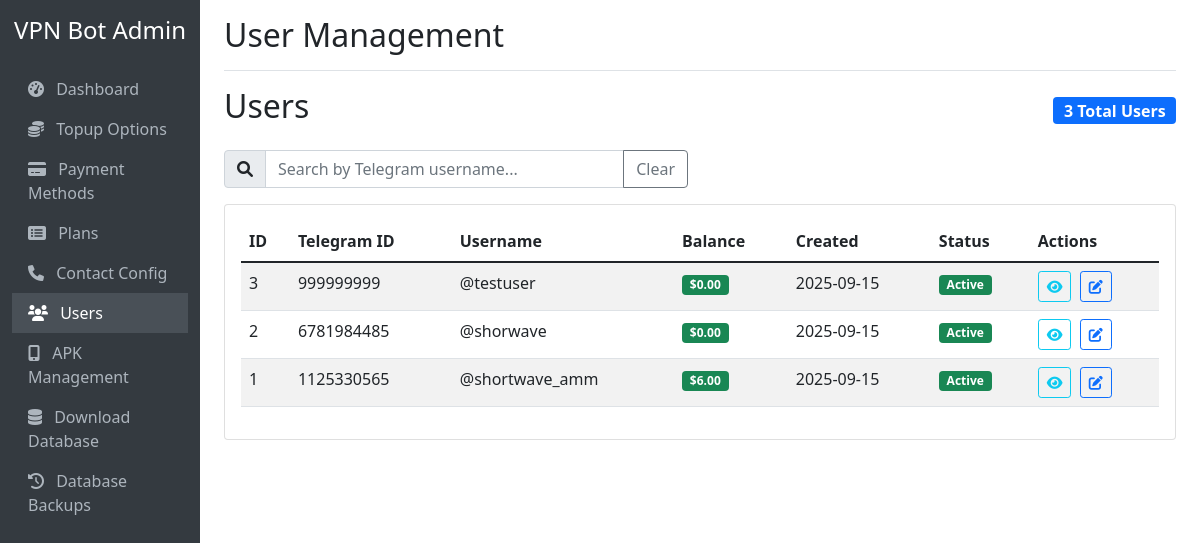
/users, run on an earlier commit of the app's database.
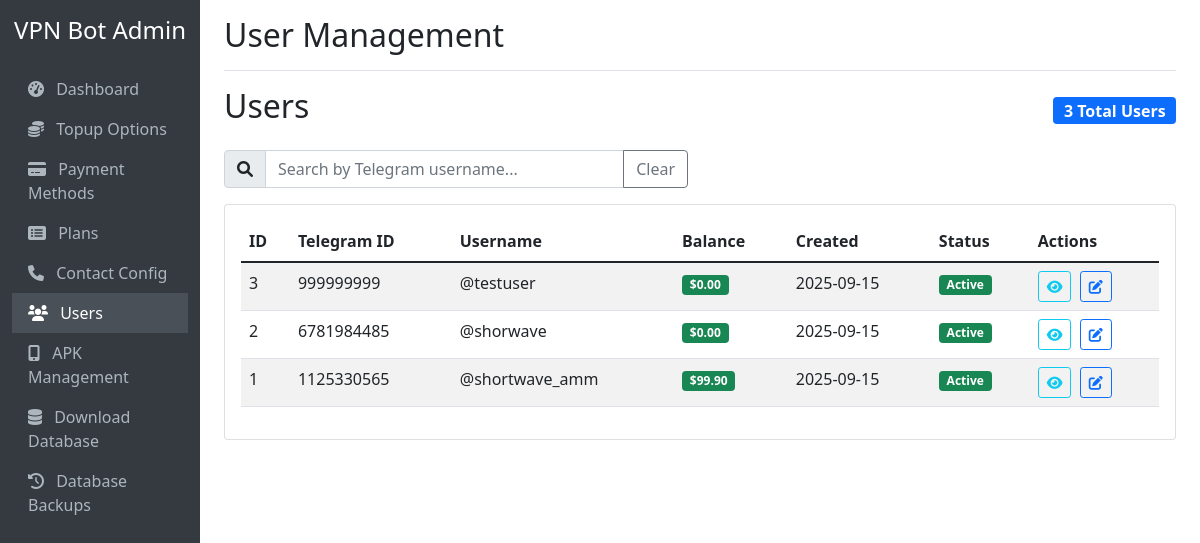
And on a later commit of the database.
### tables this page shows
CREATE TABLE users (
            id INTEGER PRIMARY KEY AUTOINCREMENT,
            telegram_id INTEGER UNIQUE NOT NULL,
            username TEXT,
            first_name TEXT,
            last_name TEXT,
            balance REAL DEFAULT 0.0,
            created_at TIMESTAMP DEFAULT CURRENT_TIMESTAMP,
            updated_at TIMESTAMP DEFAULT CURRENT_TIMESTAMP
        );

### web_admin.py (the view)
@app.route('/users')
def user_management():
    conn = get_db_connection()
    users = conn.execute('SELECT * FROM users ORDER BY created_at DESC').fetchall()
    conn.close()
    return render_template('user_management.html', users=users)

### web_admin.py (called while the page is built)
def get_db_connection():
    conn = sqlite3.connect(DB_FILE)
    conn.row_factory = sqlite3.Row
    return conn

### templates/user_management.html (shortened to what this page needs)
{% extends "base.html" %}
{% block page_title %}User Management{% endblock %}
{% block content %}
<div class="d-flex justify-content-between align-items-center mb-3">
    <h2>Users</h2>
    <span class="badge bg-primary fs-6" id="userCount">{{ users|length }} Total Users</span>
</div>
<div class="row mb-3">
    <div class="col-md-6">
        <div class="input-group">
            <span class="input-group-text"><i class="fas fa-search"></i></span>
            <input type="text" class="form-control" id="userSearch" placeholder="Search by Telegram username...">
            <button class="btn btn-outline-secondary" type="button" id="clearSearch">Clear</button>
        </div>
    </div>
</div>
<div class="card">
    <div class="card-body">
        {% if users %}
            <div class="table-responsive">
                <table class="table table-striped">
                    <thead>
                        <tr>
                            <th>ID</th>
                            <th>Telegram ID</th>
                            <th>Username</th>
                            <th>Balance</th>
                            <th>Created</th>
                            <th>Status</th>
                            <th>Actions</th>
                        </tr>
                    </thead>
                    <tbody id="userTableBody">
                        {% for user in users %}
                        <tr>
                            <td>{{ user.id }}</td>
                            <td>{{ user.telegram_id }}</td>
                            <td>
                                {% if user.username %}
                                    @{{ user.username }}
                                {% else %}
                                    <span class="text-muted">-</span>
                                {% endif %}
                            </td>
                            <td>
                                <span class="badge bg-success">${{ "%.2f"|format(user.balance) }}</span>
                            </td>
                            <td>{{ user.created_at[:10] }}</td>
                            <td>
                                <span class="badge bg-success">Active</span>
                            </td>
                            <td>
                                <button class="btn btn-sm btn-outline-info me-1" onclick="viewUser({{ user.id }})" title="View Details">
                                    <i class="fas fa-eye"></i>
                                </button>
                                <button class="btn btn-sm btn-outline-primary" onclick="editUser({{ user.id }}, {{ user.balance }})" title="Edit Balance">
                                    <i class="fas fa-edit"></i>
                                </button>
                            </td>
                        </tr>
                        {% endfor %}
                    </tbody>
                </table>
            </div>
        {% else %}
            <div class="text-center py-5">
                <i class="fas fa-users fa-3x text-muted mb-3"></i>
                <h5 class="text-muted">No users found</h5>
                <p class="text-muted">Users will appear here when they start using the bot.</p>
            </div>
        {% endif %}
    </div>
</div>
{% endblock %}

What changed in the data, as far as the page shows it:
changed users "shortwave_amm": balance "6.00" → "99.90"
